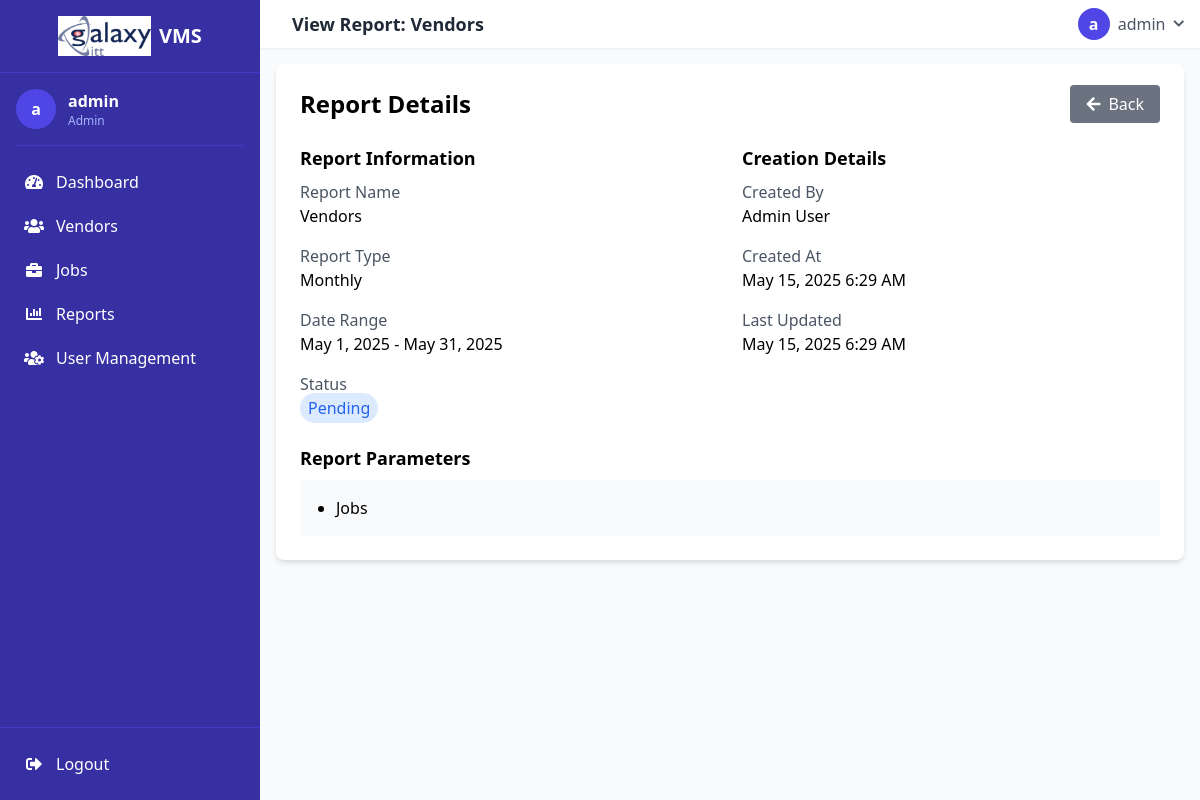
Screenshot of /reports/view.php?id=2 (signed in) with the database file from the repository.
### tables this page shows
CREATE TABLE `reports` (
  `id` int(11) NOT NULL,
  `name` varchar(100) NOT NULL,
  `type` enum('monthly','quarterly','annual','custom') NOT NULL,
  `start_date` date NOT NULL,
  `end_date` date NOT NULL,
  `status` enum('pending','processing','completed','failed') DEFAULT 'pending',
  `created_by` int(11) NOT NULL,
  `parameters` text DEFAULT NULL,
  `file_path` varchar(255) DEFAULT NULL,
  `created_at` timestamp NOT NULL DEFAULT current_timestamp(),
  `updated_at` timestamp NOT NULL DEFAULT current_timestamp() ON UPDATE current_timestamp()
);

CREATE TABLE `users` (
  `id` int(11) NOT NULL,
  `username` varchar(50) NOT NULL,
  `email` varchar(100) NOT NULL,
  `password` varchar(255) NOT NULL,
  `full_name` varchar(100) NOT NULL,
  `role` enum('admin','manager') DEFAULT 'manager',
  `created_at` timestamp NOT NULL DEFAULT current_timestamp(),
  `updated_at` timestamp NOT NULL DEFAULT current_timestamp() ON UPDATE current_timestamp(),
  `last_login` datetime DEFAULT NULL,
  `country` varchar(50) DEFAULT NULL,
  `state` varchar(50) DEFAULT NULL,
  `city` varchar(50) DEFAULT NULL,
  `address` text DEFAULT NULL
);

### functions/database.php (called while the page is built, shortened)
<?php
class Database {
    private $connection;
    public function __construct() {
        $this->connection = new mysqli(DB_HOST, DB_USER, DB_PASS, DB_NAME);
    }
    public function query($sql) {
        return $this->connection->query($sql);
    }
    public function escape($value) {
        return $this->connection->real_escape_string($value);
    }
}
function db() {
    static $db = null;
    if ($db === null) {
        $db = new Database();
    }
    return $db;
}

### reports/view.php (the view, shortened to what this page needs)
<?php
require_once __DIR__ . '/../functions/database.php';
$db = db();
$reportId = $db->escape($_GET['id']);
$report = $db->query("SELECT r.*, u.full_name as created_by_name
                     FROM reports r JOIN users u ON r.created_by = u.id
                     WHERE r.id = '$reportId'")->fetch_assoc();
$parameters = json_decode($report['parameters'], true) ?: [];
?>
<div class="bg-white p-6 rounded-lg shadow-md">
    <div class="flex justify-between items-center mb-6">
        <h2 class="text-2xl font-semibold">Report Details</h2>
        <div>
            <a href="index.php" class="bg-gray-500 text-white px-4 py-2 rounded hover:bg-gray-600">
                <i class="fas fa-arrow-left mr-2"></i>Back
            </a>
        </div>
    </div>
    <div class="grid grid-cols-1 md:grid-cols-2 gap-6">
        <div>
            <h3 class="text-lg font-semibold mb-2">Report Information</h3>
            <div class="space-y-4">
                <div>
                    <label class="block text-gray-600">Report Name</label>
                    <p class="font-medium"><?= htmlspecialchars($report['name']) ?></p>
                </div>
                <div>
                    <label class="block text-gray-600">Report Type</label>
                    <p class="font-medium"><?= ucfirst($report['type']) ?></p>
                </div>
                <div>
                    <label class="block text-gray-600">Date Range</label>
                    <p class="font-medium">
                        <?= date('M j, Y', strtotime($report['start_date'])) ?> -
                        <?= date('M j, Y', strtotime($report['end_date'])) ?>
                    </p>
                </div>
                <div>
                    <label class="block text-gray-600">Status</label>
                    <span class="px-2 py-1 rounded-full
                        <?= $report['status'] === 'completed' ? 'bg-green-100 text-green-600' : '' ?>
                        <?= $report['status'] === 'processing' ? 'bg-yellow-100 text-yellow-600' : '' ?>
                        <?= $report['status'] === 'pending' ? 'bg-blue-100 text-blue-600' : '' ?>
                        <?= $report['status'] === 'failed' ? 'bg-red-100 text-red-600' : '' ?>">
                        <?= ucfirst(str_replace('_', ' ', $report['status'])) ?>
                    </span>
                </div>
            </div>
        </div>
        <div>
            <h3 class="text-lg font-semibold mb-2">Creation Details</h3>
            <div class="space-y-4">
                <div>
                    <label class="block text-gray-600">Created By</label>
                    <p class="font-medium"><?= htmlspecialchars($report['created_by_name']) ?></p>
                </div>
                <div>
                    <label class="block text-gray-600">Created At</label>
                    <p class="font-medium"><?= date('M j, Y g:i A', strtotime($report['created_at'])) ?></p>
                </div>
                <div>
                    <label class="block text-gray-600">Last Updated</label>
                    <p class="font-medium"><?= date('M j, Y g:i A', strtotime($report['updated_at'])) ?></p>
                </div>
            </div>
        </div>
        <div class="md:col-span-2">
            <h3 class="text-lg font-semibold mb-2">Report Parameters</h3>
            <div class="bg-gray-50 p-4 rounded">
                <?php if (!empty($parameters)): ?>
                    <ul class="list-disc pl-5">
                        <?php foreach ($parameters as $param): ?>
                            <li><?= ucfirst(htmlspecialchars($param)) ?></li>
                        <?php endforeach; ?>
                    </ul>
                <?php else: ?>
                    <p class="text-gray-500">No specific parameters were selected for this report.</p>
                <?php endif; ?>
            </div>
        </div>
    </div>
</div>
<?php
$pageTitle = "View Report: " . $report['name'];
include __DIR__ . '/../includes/header.php';
?>

### includes/navbar.php (shortened to what this page needs)
<nav class="px-4 py-2 flex items-center justify-between">
    <div class="flex items-center">
        <h2 class="text-lg font-semibold text-gray-800 ml-4"><?= $pageTitle ?? 'Vendor Management System' ?></h2>
    </div>
    <div class="flex items-center space-x-4">
        <div class="relative">
            <button class="flex items-center space-x-2 text-gray-600 hover:text-indigo-600" id="user-menu-button">
                <div class="w-8 h-8 rounded-full bg-indigo-600 flex items-center justify-center text-white font-bold">
                    <?= substr($_SESSION['username'] ?? 'U', 0, 1) ?>
                </div>
                <span class="hidden md:inline"><?= $_SESSION['username'] ?? 'User' ?></span>
                <i class="fas fa-chevron-down text-xs"></i>
            </button>
        </div>
    </div>
</nav>

### rows the page displays
reports: name "View Report: Vendors", name "Vendors", type "Monthly", start_date "May 1, 2025", end_date "May 31, 2025", status "Pending", created_by.full_name "Admin User", created_at "May 15, 2025 6:29 AM", updated_at "May 15, 2025 6:29 AM", parameters "Jobs"

### other values shown
substr($_SESSION['username'] ?? 'U', 0, 1) "a"
$_SESSION['username'] "admin"
$_SESSION['role'] "Admin"
